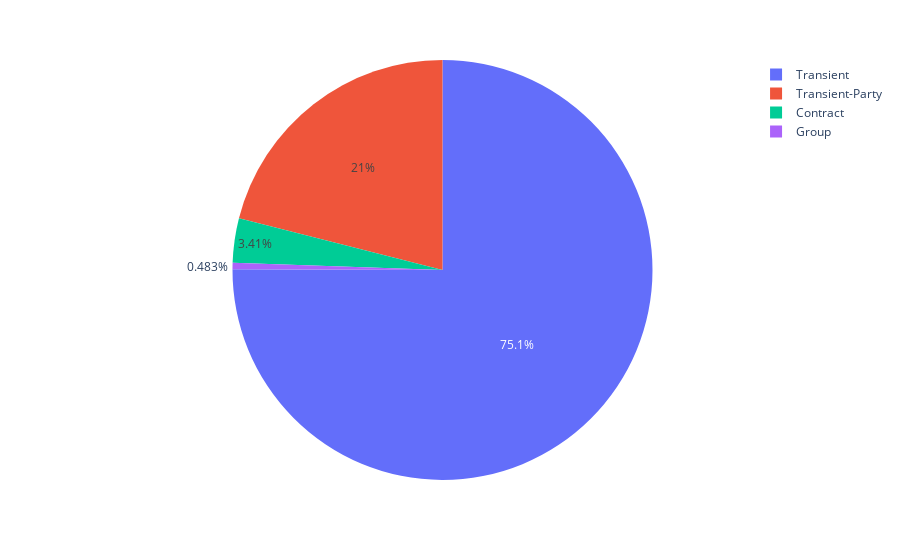

Notebook cell for this chart:
### Code cell
df.columns
G6=df["customer_type"].value_counts().reset_index()
G6=pd.DataFrame(G6)
px.pie(G6,names="customer_type",values="count")

### Figure 1 — Plotly figure (JSON) as saved in the notebook; plotly's stock layout.template omitted (floating-point values rounded to 4 significant figures)
{"data": [{"domain": {"x": [0, 1], "y": [0, 1]}, "hovertemplate": "customer_type=%{label}<br>count=%{value}<extra></extra>", "labels": ["Transient", "Transient-Party", "Contract", "Group"], "legendgroup": "", "name": "", "showlegend": true, "type": "pie", "values": [89613, 25124, 4076, 577]}], "layout": {"legend": {"tracegroupgap": 0}, "margin": {"t": 60}}}
